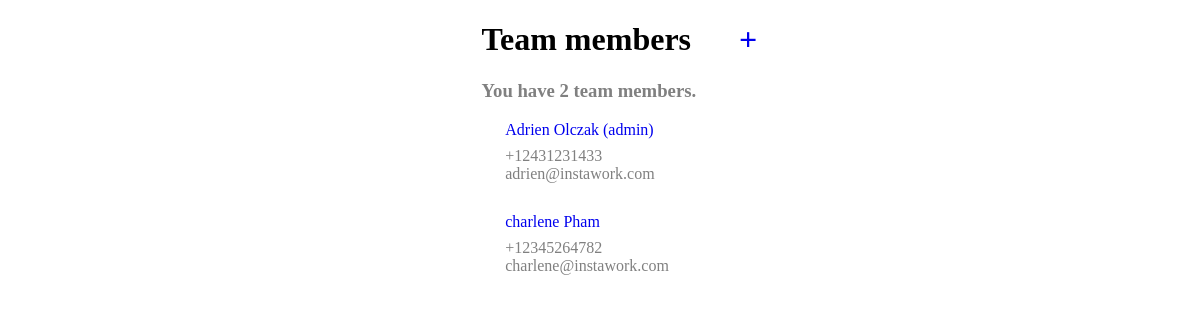
Screenshot of /team_management/ with the database file from the repository.
### team_management/models.py (models this page shows)
class Member(models.Model):
    id = models.AutoField(primary_key=True) # make the id unique
    firstname = models.CharField(max_length=100, blank=False)
    lastname = models.CharField(max_length=100, blank=False)
    email = models.EmailField(max_length=200, blank=False, unique=True,validators=[EmailValidator])
    role = models.CharField(max_length=200, choices=role_choices, default="REGULAR")
    phone_number = PhoneField(blank=False, unique=True, E164_only=True)

### team_management/views.py (the view)
# urls.py: path('', MemberList.as_view(), name="index"),
class MemberList(ListView):
    model = Member
    template_name = 'team_management/index.html'
    context_object_name = 'members'

### team_management/templates/team_management/index.html (shortened to what this page needs)
<!DOCTYPE html>
<html lang="en">
<head>
    {% load static %}
    <link rel="stylesheet" type="text/css" href="{% static 'team_management/style.css' %}">
</head>
<body>
    <div class="main-container">
        <div class="row">
            <h1>Team members  <span class="plus"><a href="createMember" style="text-decoration:none" >
                <span>&#43;</span>
            </a></span> </h1>
            <h3>You have {{ members|length }} team members.</h3>
        </div>
    </div>
    {% for member in members %}
    <div class="container">
        <div class="row">
            <a href="editMember/{{ member.id }}" style="text-decoration:none">
                <div class="name"> {{ member.firstname }} {{ member.lastname }} {% if member.role == 'ADMIN' %} (admin) {% endif %}</div>
            </a>
            <div class="detail">{{ member.phone_number }}</div>
            <div class="detail">{{ member.email }}</div>
        </div>
    </div>
    {% endfor %}
</body>
</html>

### team_management/static/team_management/style.css (style rules this page uses)
.main-container { height: 100px; display: block; margin-left: 40%; align-items: center; justify-content: center; }
.container { display: flex; justify-content: left; margin-left: 42%; margin-bottom: 30px }
.name { padding-bottom: 8px }
.plus { padding-left: 40px }
h3 { color: gray; }
.detail { color: gray; }

### rows the page displays
Member: firstname "Adrien", lastname "Olczak", role "(admin)", phone_number "+12431231433", email "adrien@instawork.com"
Member: firstname "charlene", lastname "Pham", phone_number "+12345264782", email "charlene@instawork.com"

### other values shown
{{ members|length }} "2"
